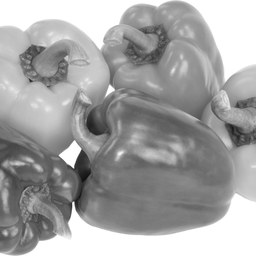
%> input picture peppers.jpg (cropped and resized to the size of MATLAB's example picture, made grey), 256 x 256 px, given in place of cameraman.jpg, which was not available
$ octave image_add_subtract_xiv.m   (GNU Octave 9; MATLAB toolbox functions it lacks are replaced by stand-ins)
%> lines starting %> are read from the running program, lines starting %| are printed output that depends on the picture; pictures that were not available may be replaced by others from this repository, and a replacement may not be noted
pkg load image; clc; clear; close all;

% Step 1: Read images and match sizes
img1 = imread('cameraman.jpg');
%> img1 is the input picture: size 256x256 uint8; min 15, max 255, mean 164.3
if ndims(img1) == 3, img1 = img1(:, :, 1); end

img2 = imread('peppers.jpg');
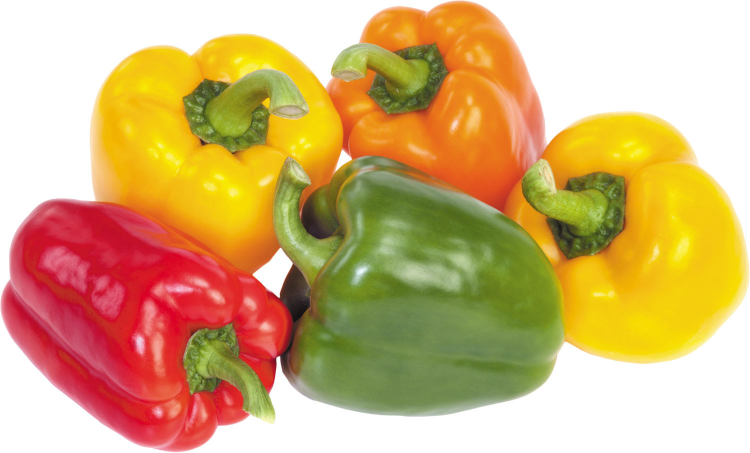
%> img2: size 905x1500x3 uint8 (shown at 1/2 size); mean R, G, B 212.3, 176.2, 118.8
if ndims(img2) == 3, img2 = img2(:, :, 1); end
%> after `img2 = img2(:, :, 1)`:
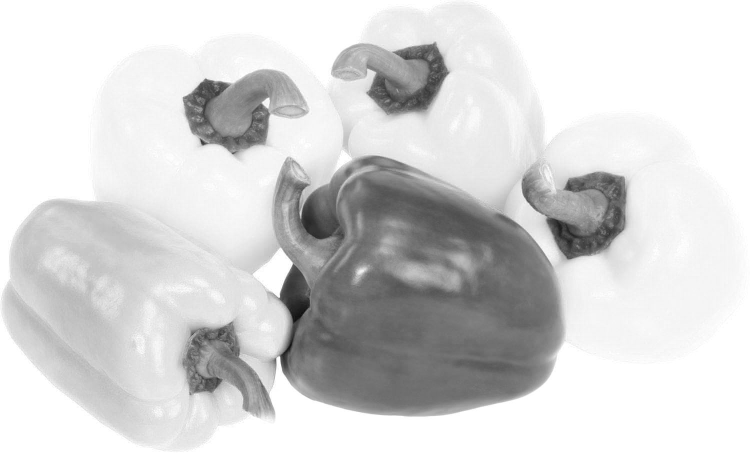
%> img2: size 905x1500 uint8 (shown at 1/2 size); min 7, max 255, mean 212.3
img2 = imresize(img2, size(img1));
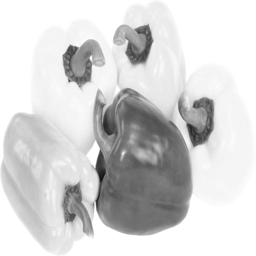
%> img2: size 256x256 uint8; min 18, max 255, mean 212.3

% Convert to double for math operations
I1 = double(img1);
I2 = double(img2);

% Step 2: Perform Image Addition (+)
add_double = I1 + I2;
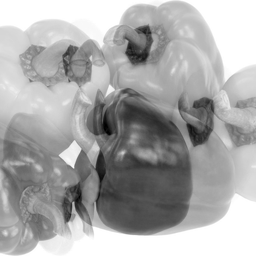
%> add_double: size 256x256 double; min 109, max 510, mean 376.7; drawn with min black and max white
add_double(add_double > 255) = 255; % Cap values above 255
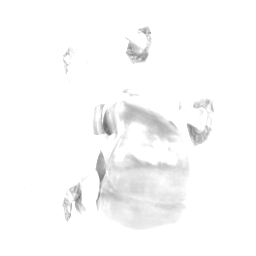
%> add_double: size 256x256 double; min 109, max 255, mean 250
added_img = uint8(add_double);

% Step 3: Perform Image Subtraction (-)
sub_double = I1 - I2;
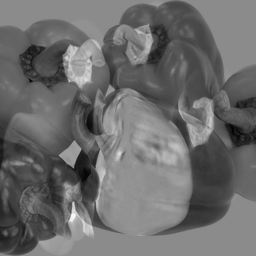
%> sub_double: size 256x256 double; min -221, max 184, mean -48; drawn with min black and max white
sub_double(sub_double < 0) = 0;     % Cap negative values to 0
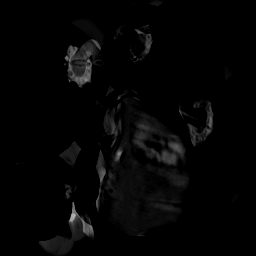
%> sub_double: size 256x256 double; min 0, max 184, mean 4.6
sub_img = uint8(sub_double);

% Step 4: Display results
figure;
subplot(2, 2, 1); imshow(img1);      title('Image 1 (Cameraman)');
subplot(2, 2, 2); imshow(img2);      title('Image 2 (Peppers)');
subplot(2, 2, 3); imshow(added_img);  title('Image Addition (+)');
subplot(2, 2, 4); imshow(sub_img);    title('Image Subtraction (-)');
